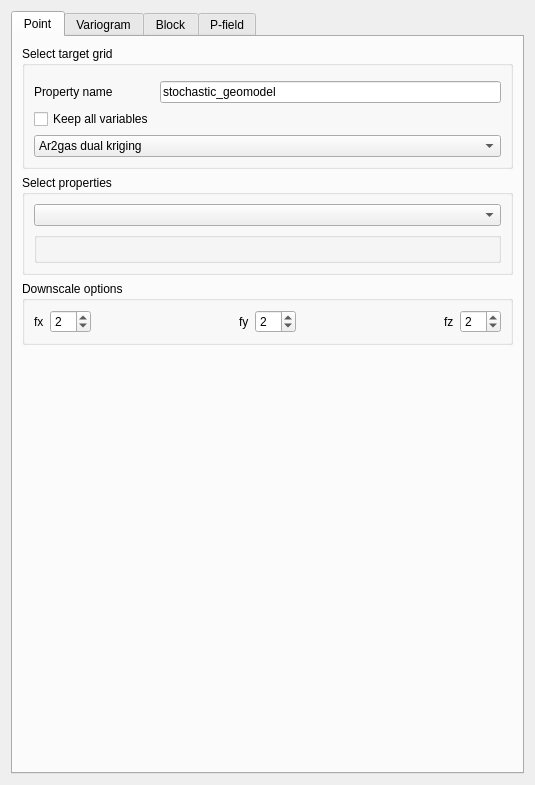
<?xml version="1.0" encoding="UTF-8"?>
<ui version="4.0">
 <class>Form</class>
 <widget class="QWidget" name="Form">
  <property name="geometry">
   <rect>
    <x>0</x>
    <y>0</y>
    <width>535</width>
    <height>785</height>
   </rect>
  </property>
  <property name="windowTitle">
   <string>Form</string>
  </property>
  <property name="AlgorithmCategory" stdset="0">
   <string>LPM-Geomod_Suite</string>
  </property>
  <property name="AlgorithmDescription" stdset="0">
   <string>creates a deterministic geologic model</string>
  </property>
  <layout class="QGridLayout" name="gridLayout_5">
   <item row="0" column="0">
    <widget class="QTabWidget" name="tabWidget">
     <property name="currentIndex">
      <number>0</number>
     </property>
     <widget class="QWidget" name="tab1">
      <attribute name="title">
       <string>Point</string>
      </attribute>
      <layout class="QGridLayout" name="gridLayout_3">
       <item row="3" column="0">
        <spacer name="verticalSpacer">
         <property name="orientation">
          <enum>Qt::Vertical</enum>
         </property>
         <property name="sizeHint" stdset="0">
          <size>
           <width>20</width>
           <height>40</height>
          </size>
         </property>
        </spacer>
       </item>
       <item row="2" column="0">
        <widget class="QGroupBox" name="groupBox_4">
         <property name="title">
          <string>Downscale options</string>
         </property>
         <layout class="QGridLayout" name="gridLayout_6">
          <item row="1" column="2">
           <spacer name="horizontalSpacer_3">
            <property name="orientation">
             <enum>Qt::Horizontal</enum>
            </property>
            <property name="sizeHint" stdset="0">
             <size>
              <width>40</width>
              <height>20</height>
             </size>
            </property>
           </spacer>
          </item>
          <item row="1" column="1">
           <widget class="QSpinBox" name="fx">
            <property name="sizePolicy">
             <sizepolicy hsizetype="Fixed" vsizetype="Fixed">
              <horstretch>0</horstretch>
              <verstretch>0</verstretch>
             </sizepolicy>
            </property>
            <property name="value">
             <number>2</number>
            </property>
           </widget>
          </item>
          <item row="1" column="4">
           <widget class="QSpinBox" name="fy">
            <property name="sizePolicy">
             <sizepolicy hsizetype="Fixed" vsizetype="Fixed">
              <horstretch>0</horstretch>
              <verstretch>0</verstretch>
             </sizepolicy>
            </property>
            <property name="value">
             <number>2</number>
            </property>
           </widget>
          </item>
          <item row="1" column="3">
           <widget class="QLabel" name="label_4">
            <property name="text">
             <string>fy</string>
            </property>
           </widget>
          </item>
          <item row="1" column="0">
           <widget class="QLabel" name="label_3">
            <property name="text">
             <string>fx</string>
            </property>
           </widget>
          </item>
          <item row="1" column="6">
           <widget class="QLabel" name="label_5">
            <property name="text">
             <string>fz</string>
            </property>
           </widget>
          </item>
          <item row="1" column="7">
           <widget class="QSpinBox" name="fz">
            <property name="sizePolicy">
             <sizepolicy hsizetype="Fixed" vsizetype="Fixed">
              <horstretch>0</horstretch>
              <verstretch>0</verstretch>
             </sizepolicy>
            </property>
            <property name="value">
             <number>2</number>
            </property>
           </widget>
          </item>
          <item row="1" column="5">
           <spacer name="horizontalSpacer_4">
            <property name="orientation">
             <enum>Qt::Horizontal</enum>
            </property>
            <property name="sizeHint" stdset="0">
             <size>
              <width>40</width>
              <height>20</height>
             </size>
            </property>
           </spacer>
          </item>
         </layout>
        </widget>
       </item>
       <item row="1" column="0">
        <widget class="QGroupBox" name="groupBox_2">
         <property name="title">
          <string>Select properties</string>
         </property>
         <layout class="QVBoxLayout" name="verticalLayout_4">
          <item>
           <widget class="GridSelectorBasic" name="gridselectorbasic">
            <property name="sizePolicy">
             <sizepolicy hsizetype="Expanding" vsizetype="Fixed">
              <horstretch>0</horstretch>
              <verstretch>0</verstretch>
             </sizepolicy>
            </property>
           </widget>
          </item>
          <item>
           <widget class="OrderedPropertySelector" name="orderedpropertyselector">
            <property name="sizePolicy">
             <sizepolicy hsizetype="Expanding" vsizetype="Preferred">
              <horstretch>0</horstretch>
              <verstretch>0</verstretch>
             </sizepolicy>
            </property>
           </widget>
          </item>
         </layout>
        </widget>
       </item>
       <item row="0" column="0">
        <widget class="QGroupBox" name="groupBox_3">
         <property name="title">
          <string>Select target grid</string>
         </property>
         <layout class="QGridLayout" name="gridLayout">
          <item row="3" column="0">
           <widget class="QLabel" name="label">
            <property name="text">
             <string>Property name</string>
            </property>
           </widget>
          </item>
          <item row="3" column="1">
           <widget class="QLineEdit" name="lineEdit">
            <property name="sizePolicy">
             <sizepolicy hsizetype="Expanding" vsizetype="Fixed">
              <horstretch>0</horstretch>
              <verstretch>0</verstretch>
             </sizepolicy>
            </property>
            <property name="text">
             <string>stochastic_geomodel</string>
            </property>
           </widget>
          </item>
          <item row="4" column="0">
           <widget class="QCheckBox" name="checkBox_2">
            <property name="text">
             <string>Keep all variables</string>
            </property>
           </widget>
          </item>
          <item row="0" column="0" colspan="2">
           <widget class="GridSelector" name="gridselector">
            <property name="sizePolicy">
             <sizepolicy hsizetype="Expanding" vsizetype="Preferred">
              <horstretch>0</horstretch>
              <verstretch>0</verstretch>
             </sizepolicy>
            </property>
           </widget>
          </item>
          <item row="5" column="0" colspan="2">
           <widget class="QComboBox" name="comboBox_2">
            <property name="sizePolicy">
             <sizepolicy hsizetype="Expanding" vsizetype="Fixed">
              <horstretch>0</horstretch>
              <verstretch>0</verstretch>
             </sizepolicy>
            </property>
            <item>
             <property name="text">
              <string>Ar2gas dual kriging </string>
             </property>
            </item>
            <item>
             <property name="text">
              <string>Dual kriging</string>
             </property>
            </item>
            <item>
             <property name="text">
              <string>Global kriging</string>
             </property>
            </item>
           </widget>
          </item>
         </layout>
        </widget>
       </item>
      </layout>
     </widget>
     <widget class="QWidget" name="tab2">
      <attribute name="title">
       <string>Variogram</string>
      </attribute>
      <layout class="QGridLayout" name="gridLayout_7">
       <item row="2" column="0">
        <widget class="QGroupBox" name="groupBox_5">
         <property name="title">
          <string>Variogram model files</string>
         </property>
         <layout class="QVBoxLayout" name="verticalLayout_6">
          <item>
           <widget class="QCheckBox" name="checkBox">
            <property name="text">
             <string>Use variograms model file instead</string>
            </property>
           </widget>
          </item>
          <item>
           <widget class="FileChooser" name="filechooser">
            <property name="enabled">
             <bool>false</bool>
            </property>
            <property name="sizePolicy">
             <sizepolicy hsizetype="Expanding" vsizetype="Preferred">
              <horstretch>0</horstretch>
              <verstretch>0</verstretch>
             </sizepolicy>
            </property>
           </widget>
          </item>
         </layout>
        </widget>
       </item>
       <item row="0" column="0">
        <widget class="QGroupBox" name="groupBox_6">
         <property name="title">
          <string>Manual input</string>
         </property>
         <layout class="QVBoxLayout" name="verticalLayout_5">
          <item>
           <widget class="Indicator_regionalization_input" name="indicator_regionalization_input">
            <property name="sizePolicy">
             <sizepolicy hsizetype="Expanding" vsizetype="Preferred">
              <horstretch>0</horstretch>
              <verstretch>0</verstretch>
             </sizepolicy>
            </property>
           </widget>
          </item>
         </layout>
        </widget>
       </item>
      </layout>
     </widget>
     <widget class="QWidget" name="tab">
      <attribute name="title">
       <string>Block</string>
      </attribute>
      <layout class="QGridLayout" name="gridLayout_2">
       <item row="2" column="0">
        <widget class="QGroupBox" name="groupBox">
         <property name="title">
          <string>Select probabilities properties</string>
         </property>
         <layout class="QGridLayout" name="gridLayout_8">
          <item row="0" column="0">
           <widget class="GridSelectorBasic" name="gridselectorbasic_2">
            <property name="enabled">
             <bool>false</bool>
            </property>
            <property name="sizePolicy">
             <sizepolicy hsizetype="Expanding" vsizetype="Fixed">
              <horstretch>0</horstretch>
              <verstretch>0</verstretch>
             </sizepolicy>
            </property>
           </widget>
          </item>
          <item row="1" column="0">
           <widget class="OrderedPropertySelector" name="orderedpropertyselector_2">
            <property name="enabled">
             <bool>false</bool>
            </property>
            <property name="sizePolicy">
             <sizepolicy hsizetype="Expanding" vsizetype="Preferred">
              <horstretch>0</horstretch>
              <verstretch>0</verstretch>
             </sizepolicy>
            </property>
           </widget>
          </item>
         </layout>
        </widget>
       </item>
       <item row="3" column="0">
        <spacer name="verticalSpacer_2">
         <property name="orientation">
          <enum>Qt::Vertical</enum>
         </property>
         <property name="sizeHint" stdset="0">
          <size>
           <width>20</width>
           <height>40</height>
          </size>
         </property>
        </spacer>
       </item>
       <item row="1" column="0">
        <widget class="QGroupBox" name="groupBox_7">
         <property name="title">
          <string>Select entropy property</string>
         </property>
         <layout class="QGridLayout" name="gridLayout_9">
          <item row="3" column="2">
           <widget class="QDoubleSpinBox" name="doubleSpinBox">
            <property name="sizePolicy">
             <sizepolicy hsizetype="Fixed" vsizetype="Fixed">
              <horstretch>0</horstretch>
              <verstretch>0</verstretch>
             </sizepolicy>
            </property>
           </widget>
          </item>
          <item row="0" column="0" colspan="3">
           <widget class="PropertySelector" name="propertyselector">
            <property name="enabled">
             <bool>false</bool>
            </property>
            <property name="sizePolicy">
             <sizepolicy hsizetype="Expanding" vsizetype="Preferred">
              <horstretch>0</horstretch>
              <verstretch>0</verstretch>
             </sizepolicy>
            </property>
           </widget>
          </item>
          <item row="3" column="0">
           <widget class="QLabel" name="label_2">
            <property name="text">
             <string>gamma</string>
            </property>
           </widget>
          </item>
         </layout>
        </widget>
       </item>
       <item row="0" column="0">
        <widget class="QCheckBox" name="checkBox_3">
         <property name="sizePolicy">
          <sizepolicy hsizetype="Fixed" vsizetype="Fixed">
           <horstretch>0</horstretch>
           <verstretch>0</verstretch>
          </sizepolicy>
         </property>
         <property name="text">
          <string>re-use block properties</string>
         </property>
        </widget>
       </item>
      </layout>
     </widget>
     <widget class="QWidget" name="tab_2">
      <attribute name="title">
       <string>P-field</string>
      </attribute>
      <layout class="QGridLayout" name="gridLayout_4">
       <item row="1" column="0">
        <widget class="QGroupBox" name="groupBox_8">
         <property name="title">
          <string>Variogram</string>
         </property>
         <layout class="QGridLayout" name="gridLayout_10">
          <item row="1" column="0">
           <widget class="VariogramInput" name="variograminput">
            <property name="sizePolicy">
             <sizepolicy hsizetype="Expanding" vsizetype="Preferred">
              <horstretch>0</horstretch>
              <verstretch>0</verstretch>
             </sizepolicy>
            </property>
           </widget>
          </item>
         </layout>
        </widget>
       </item>
       <item row="2" column="0">
        <spacer name="verticalSpacer_3">
         <property name="orientation">
          <enum>Qt::Vertical</enum>
         </property>
         <property name="sizeHint" stdset="0">
          <size>
           <width>20</width>
           <height>40</height>
          </size>
         </property>
        </spacer>
       </item>
       <item row="0" column="0">
        <widget class="QGroupBox" name="groupBox_9">
         <property name="title">
          <string>Simulation options</string>
         </property>
         <layout class="QGridLayout" name="gridLayout_11">
          <item row="2" column="0">
           <widget class="QLabel" name="label_7">
            <property name="sizePolicy">
             <sizepolicy hsizetype="Fixed" vsizetype="Preferred">
              <horstretch>0</horstretch>
              <verstretch>0</verstretch>
             </sizepolicy>
            </property>
            <property name="text">
             <string>max previous</string>
            </property>
           </widget>
          </item>
          <item row="0" column="1">
           <widget class="QSpinBox" name="spinBox">
            <property name="sizePolicy">
             <sizepolicy hsizetype="Fixed" vsizetype="Fixed">
              <horstretch>0</horstretch>
              <verstretch>0</verstretch>
             </sizepolicy>
            </property>
            <property name="value">
             <number>20</number>
            </property>
           </widget>
          </item>
          <item row="0" column="0">
           <widget class="QLabel" name="label_6">
            <property name="sizePolicy">
             <sizepolicy hsizetype="Fixed" vsizetype="Preferred">
              <horstretch>0</horstretch>
              <verstretch>0</verstretch>
             </sizepolicy>
            </property>
            <property name="text">
             <string>realizations number</string>
            </property>
           </widget>
          </item>
          <item row="11" column="0" colspan="2">
           <widget class="EllipsoidInput" name="ellipsoidinput">
            <property name="sizePolicy">
             <sizepolicy hsizetype="Expanding" vsizetype="Preferred">
              <horstretch>0</horstretch>
              <verstretch>0</verstretch>
             </sizepolicy>
            </property>
           </widget>
          </item>
          <item row="2" column="1">
           <widget class="QSpinBox" name="spinBox_2">
            <property name="sizePolicy">
             <sizepolicy hsizetype="Fixed" vsizetype="Fixed">
              <horstretch>0</horstretch>
              <verstretch>0</verstretch>
             </sizepolicy>
            </property>
            <property name="value">
             <number>24</number>
            </property>
           </widget>
          </item>
         </layout>
        </widget>
       </item>
      </layout>
     </widget>
    </widget>
   </item>
  </layout>
 </widget>
 <customwidgets>
  <customwidget>
   <class>GridSelectorBasic</class>
   <extends>QComboBox</extends>
   <header>qtplugins/selectors.h</header>
  </customwidget>
  <customwidget>
   <class>OrderedPropertySelector</class>
   <extends>GsTLGroupBox</extends>
   <header>qtplugins/selectors.h</header>
  </customwidget>
  <customwidget>
   <class>PropertySelector</class>
   <extends>QWidget</extends>
   <header>qtplugins/selectors.h</header>
  </customwidget>
  <customwidget>
   <class>GridSelector</class>
   <extends>QWidget</extends>
   <header>qtplugins/selectors.h</header>
  </customwidget>
  <customwidget>
   <class>VariogramInput</class>
   <extends>QWidget</extends>
   <header>qtplugins/variogram_input.h</header>
  </customwidget>
  <customwidget>
   <class>Indicator_regionalization_input</class>
   <extends>QWidget</extends>
   <header>qtplugins/two_point_indicator_statistics_input.h</header>
   <slots>
    <slot>set_thresholds(QStringList)</slot>
    <slot>set_indicator_names(QString)</slot>
   </slots>
  </customwidget>
  <customwidget>
   <class>EllipsoidInput</class>
   <extends>QWidget</extends>
   <header>qtplugins/ellipsoid_input.h</header>
  </customwidget>
  <customwidget>
   <class>GsTLGroupBox</class>
   <extends>QGroupBox</extends>
   <header>qtplugins/selectors.h</header>
  </customwidget>
  <customwidget>
   <class>FileChooser</class>
   <extends>QWidget</extends>
   <header>qtplugins/filechooser.h</header>
  </customwidget>
 </customwidgets>
 <resources/>
 <connections>
  <connection>
   <sender>checkBox</sender>
   <signal>toggled(bool)</signal>
   <receiver>filechooser</receiver>
   <slot>setEnabled(bool)</slot>
   <hints>
    <hint type="sourcelabel">
     <x>170</x>
     <y>709</y>
    </hint>
    <hint type="destinationlabel">
     <x>168</x>
     <y>727</y>
    </hint>
   </hints>
  </connection>
  <connection>
   <sender>gridselectorbasic</sender>
   <signal>activated(QString)</signal>
   <receiver>orderedpropertyselector</receiver>
   <slot>show_properties(QString)</slot>
   <hints>
    <hint type="sourcelabel">
     <x>243</x>
     <y>253</y>
    </hint>
    <hint type="destinationlabel">
     <x>218</x>
     <y>282</y>
    </hint>
   </hints>
  </connection>
  <connection>
   <sender>gridselectorbasic_2</sender>
   <signal>activated(QString)</signal>
   <receiver>orderedpropertyselector_2</receiver>
   <slot>show_properties(QString)</slot>
   <hints>
    <hint type="sourcelabel">
     <x>205</x>
     <y>266</y>
    </hint>
    <hint type="destinationlabel">
     <x>200</x>
     <y>300</y>
    </hint>
   </hints>
  </connection>
  <connection>
   <sender>checkBox_3</sender>
   <signal>clicked(bool)</signal>
   <receiver>propertyselector</receiver>
   <slot>setEnabled(bool)</slot>
   <hints>
    <hint type="sourcelabel">
     <x>172</x>
     <y>55</y>
    </hint>
    <hint type="destinationlabel">
     <x>250</x>
     <y>127</y>
    </hint>
   </hints>
  </connection>
  <connection>
   <sender>checkBox_3</sender>
   <signal>clicked(bool)</signal>
   <receiver>gridselectorbasic_2</receiver>
   <slot>setEnabled(bool)</slot>
   <hints>
    <hint type="sourcelabel">
     <x>332</x>
     <y>64</y>
    </hint>
    <hint type="destinationlabel">
     <x>360</x>
     <y>256</y>
    </hint>
   </hints>
  </connection>
  <connection>
   <sender>checkBox_3</sender>
   <signal>clicked(bool)</signal>
   <receiver>orderedpropertyselector_2</receiver>
   <slot>setEnabled(bool)</slot>
   <hints>
    <hint type="sourcelabel">
     <x>437</x>
     <y>65</y>
    </hint>
    <hint type="destinationlabel">
     <x>424</x>
     <y>313</y>
    </hint>
   </hints>
  </connection>
 </connections>
</ui>
